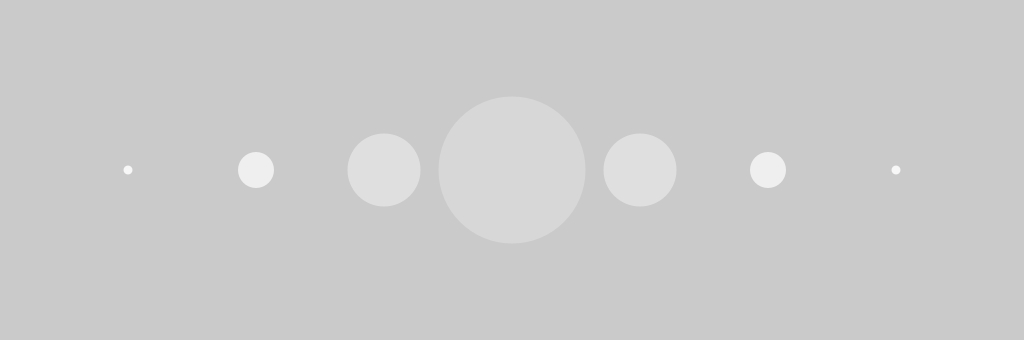
Frame 1 (no input)
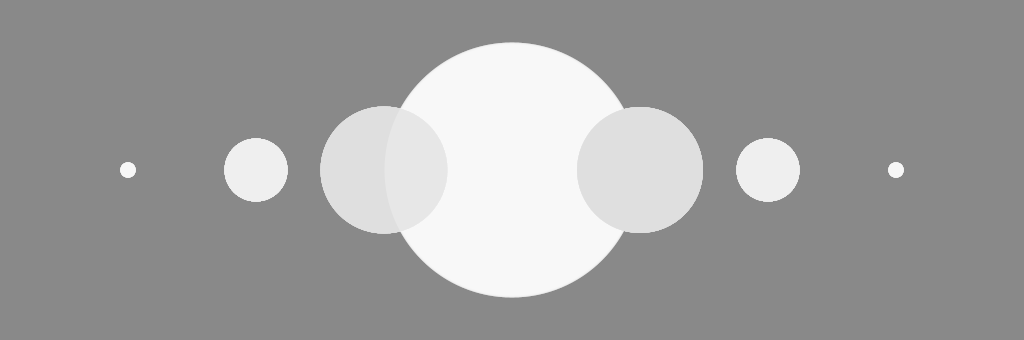
Frame 60 (the mouse pressed at the canvas centre just before this capture)
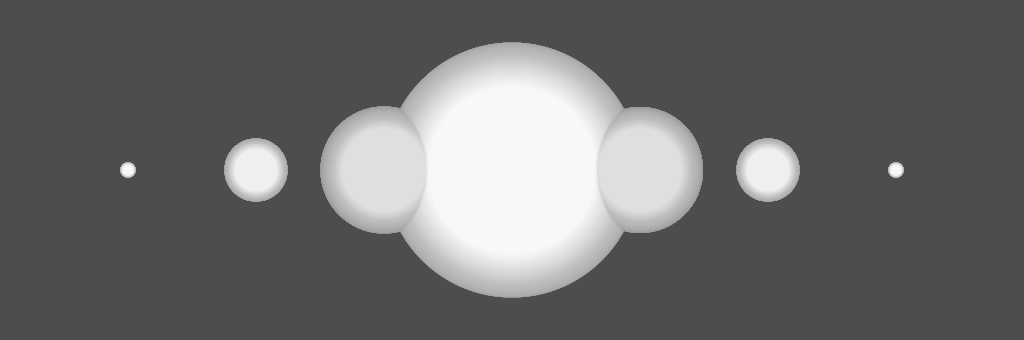
Frame 120 (the mouse held since frame 60 and released just before this capture)

The Processing sketch that drew these frames (run headless with seeded random() and noise(); from frame 60 on, the mouse is pressed at the canvas centre):

// Processing sketch: ANI2012H22_FadingBall3
// ── ANI2012H22_FadingBall3.pde
// ANI2012H22_FadingBall3.pde
// Animation de plusieurs boules lumineuses avec mouvement oscillatoire.
// Chaque instance est stockée dans un tableau à une dimension.

// classe de type Ball
class Ball
{
  float positionX;
  float positionY;

  float radius;

  float oscillation;

  color colorFill;

  Ball(float x, float y, float r, color c)
  {
    positionX = x;
    positionY = y;

    radius = r;

    colorFill = c;
  }

  void update()
  {
    radius = oscillation;
  }

  void render()
  {
    fill(colorFill);
    ellipse(positionX, positionY, radius, radius);
  }
}

// paramètre
int period = 5000;

// variables
Ball[] balls;

float centerX;
float centerY;

void setup()
{
  size(1024, 340);

  centerX = width / 2.0f;
  centerY = height / 2.0f;

  noStroke();

  balls = new Ball[7];

  balls[0] = new Ball(centerX - 384, centerY, 8,   color(255 - 8));
  balls[1] = new Ball(centerX - 256, centerY, 32,  color(255 - 16));
  balls[2] = new Ball(centerX - 128, centerY, 64,  color(255 - 32));
  balls[3] = new Ball(centerX,       centerY, 128, color(255,  64));
  balls[4] = new Ball(centerX + 128, centerY, 64,  color(255 - 32));
  balls[5] = new Ball(centerX + 256, centerY, 32,  color(255 - 16));
  balls[6] = new Ball(centerX + 384, centerY, 8,   color(255 - 8));
}

void draw()
{
  fade(2);

  balls[0].oscillation = 8   + int(oscillate(millis(), 8,   period));
  balls[1].oscillation = 32  + int(oscillate(millis(), 32,  period));
  balls[2].oscillation = 64  + int(oscillate(millis(), 64,  period));
  balls[3].oscillation = 128 + int(oscillate(millis(), 128, period));
  balls[4].oscillation = 64  + int(oscillate(millis(), 63,  period));
  balls[5].oscillation = 32  + int(oscillate(millis(), 32,  period));
  balls[6].oscillation = 8   + int(oscillate(millis(), 8,   period));

  balls[0].update();
  balls[1].update();
  balls[2].update();
  balls[3].update();
  balls[4].update();
  balls[5].update();
  balls[6].update();

  balls[0].render();
  balls[1].render();
  balls[2].render();
  balls[3].render();
  balls[4].render();
  balls[5].render();
  balls[6].render();
}

void fade(float decay)
{
  fill(0, decay);
  rect(0, 0, width, height);
}

float oscillate(float time, float amplitude, float period)
{
  return amplitude * sin(time * 2 * PI / period);
}
